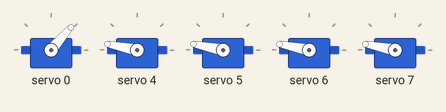
Bench run of a sketch on a simulated ESP32. On the bench: 5 × servo. What the sketch prints to the serial monitor is not drawn.

Above: at 0.05 s.
At 0.3 s:
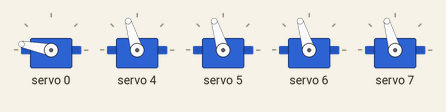
At 0.55 s:
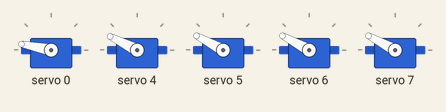
At 1.65 s:
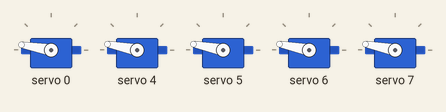
At 2.2 s:
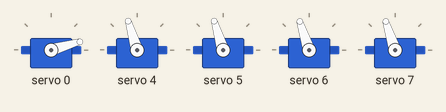
At 3.25 s:
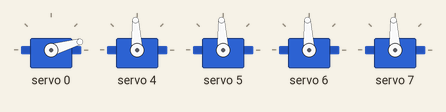
Timing chart, 0 to 7.5 s (numbered marks = the images above):
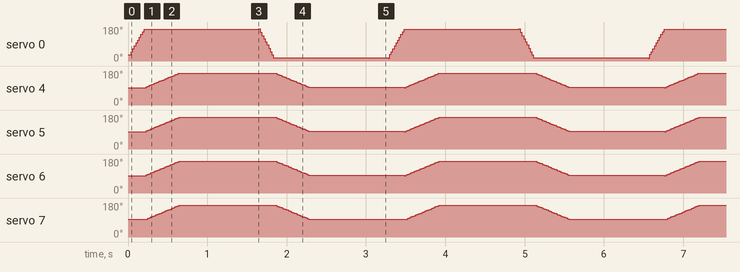

The sketch:

PCA9685_TEST.ino
```cpp
#include "PCA9685.h"

PCA9685 servos(0x40);

void setup() {
  Serial.begin(115200);
  Serial.println("PCA TESTER");
  servos.begin();
}

void loop() {
  for (int angle = 0; angle < 180; angle++) {
    Serial.print("Servo 1: ");
    Serial.println(angle);
    servos.setDegrees(0, angle);
  }
  for (int vel = 0; vel < 100; vel++) {
    for (int i=4; i<8; i++) {
      Serial.print("Servo "); Serial.print(i); Serial.print(": ");
      Serial.println(vel);
      servos.setVelocity(i, vel);
    }
  }
  delay(1000);
  for (int angle = 180; angle > 0; angle--) {
    Serial.print("Servo 1:");
    Serial.println(angle);
    servos.setDegrees(0, angle);
  }
  for (int vel = 100; vel > 0; vel--) {
    for (int i=4; i<8; i++) {
      Serial.print("Servo "); Serial.print(i); Serial.print(": ");
      Serial.println(vel);
      servos.setVelocity(i, vel);
    }
  }

  delay(1000);
}
```

PCA9685.cpp
```cpp
#include "PCA9685.h"

const int PCA9685::MAX_PULSE_180 = 565;   // 180º
const int PCA9685::MIN_PULSE_180 = 172;   // 0°
const int PCA9685::MAX_PULSE_360 = 565;  // max vel CW
const int PCA9685::MIN_PULSE_360 = 172;  // min vel CCW
const int PCA9685::STOP_PULSE_360 = 368; // stop

PCA9685::PCA9685(uint8_t address) : pca(address) {}

void PCA9685::begin() {
    pca.begin();
    pca.setPWMFreq(60);
}

void PCA9685::setVelocity(int channel, int velocity) {
    if (channel < 0 || channel > 15) return;

    velocity = constrain(velocity, -100, 100);
    int pulse;

    if (velocity == 0) {
        // Parar el motor
        pulse = STOP_PULSE_360;
    } else if (velocity > 0) {
        // Sentido positivo
        pulse = map(velocity, 0, 100, STOP_PULSE_360, MAX_PULSE_360);
    } else {
        // Sentido negativo
        pulse = map(velocity, -100, 0, MIN_PULSE_360, STOP_PULSE_360);
    }

    pca.setPWM(channel, 0, pulse);
}

void PCA9685::setDegrees(int channel, int angle) {
    if (channel < 0 || channel > 15) return;

    angle = constrain(angle, 0, 180);
    int pulse = map(angle, 0, 180, MIN_PULSE_180, MAX_PULSE_180);
    pca.setPWM(channel, 0, pulse);
}
```

PCA9685.h
```cpp
#ifndef PCA9685_h
#define PCA9685_h

#include "Arduino.h"
#include <Wire.h>
#include "Adafruit_PWMServoDriver.h"

class PCA9685 {
    public:
        PCA9685(uint8_t address = 0x40);
        void begin();
        void setVelocity(int channel, int velocity);
        void setDegrees(int channel, int degrees);

    private:
        Adafruit_PWMServoDriver pca;

        static const int MIN_PULSE_180;
        static const int MAX_PULSE_180;
        static const int MIN_PULSE_360;
        static const int MAX_PULSE_360;
        static const int STOP_PULSE_360; // Para motores continuos
};

#endif
```
